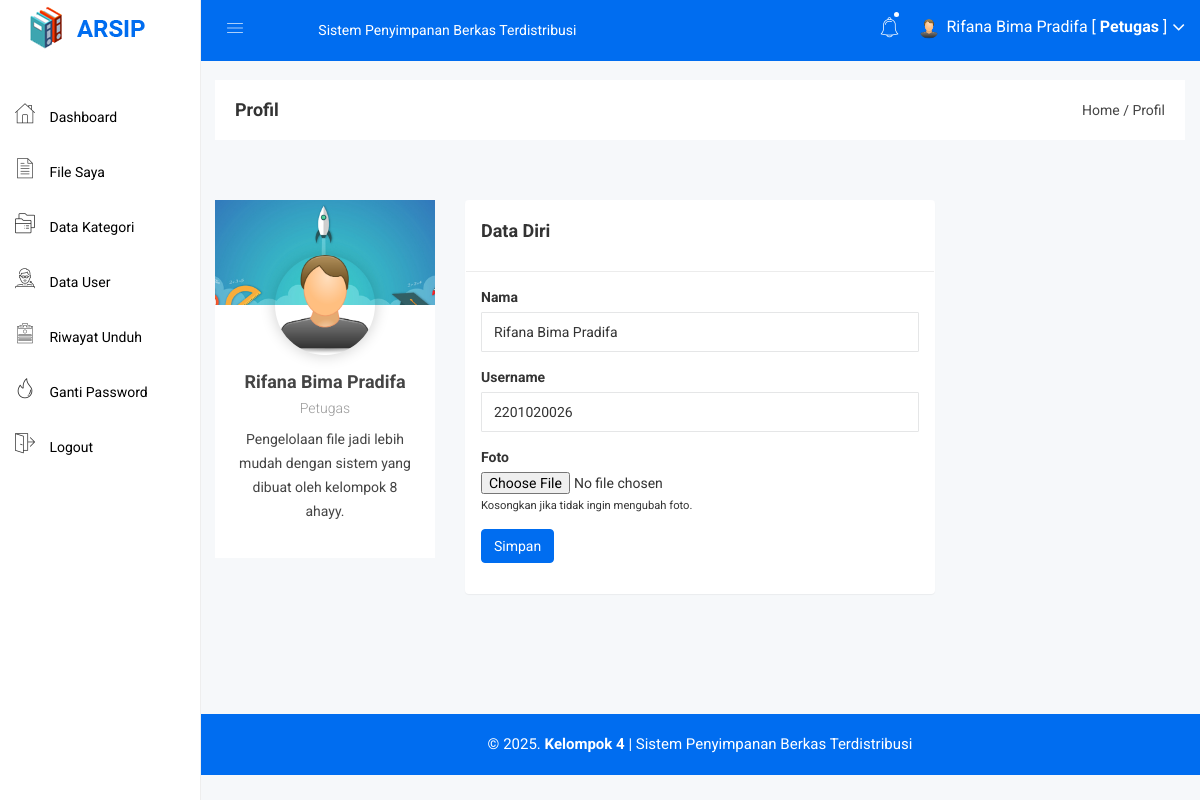
The app's page /petugas/profil.php (signed in), older data.
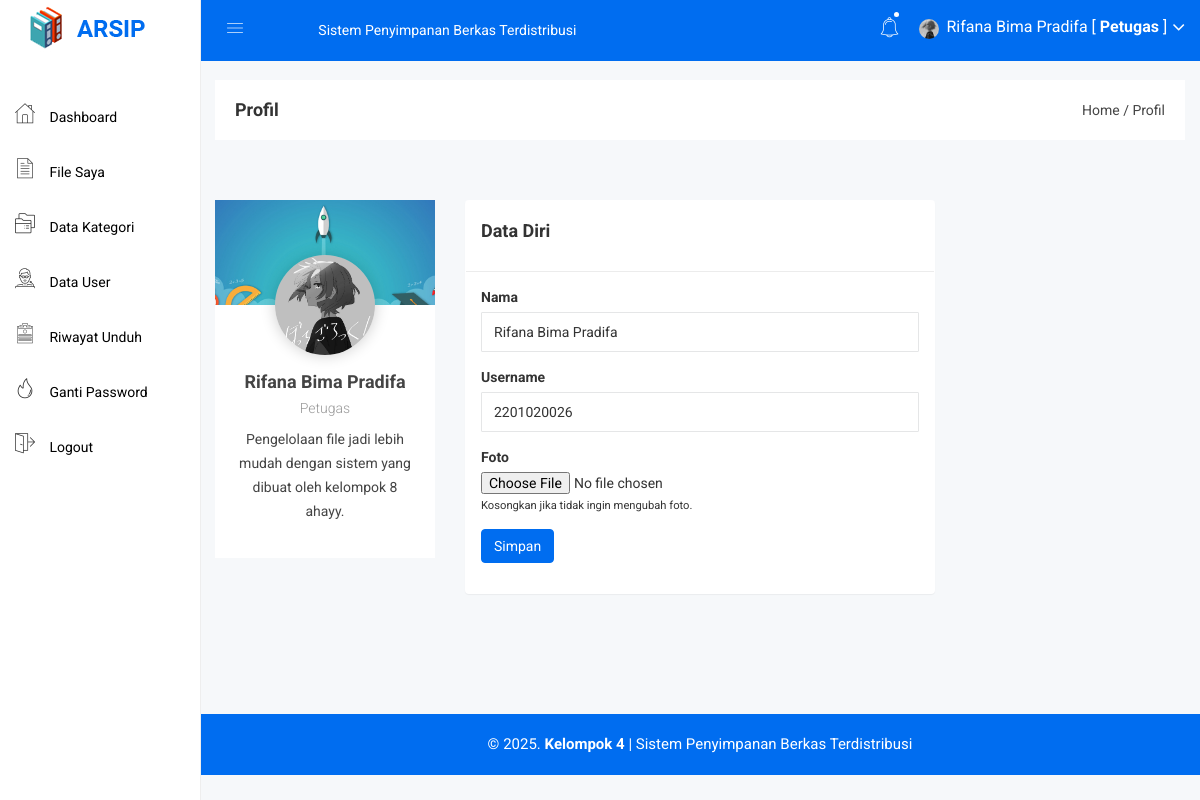
The same page, newer data.
### tables this page shows
CREATE TABLE `petugas` (
  `petugas_id` int(11) NOT NULL,
  `petugas_nama` varchar(255) NOT NULL,
  `petugas_username` varchar(255) NOT NULL,
  `petugas_password` varchar(255) NOT NULL,
  `petugas_foto` varchar(255) NOT NULL
);

### petugas/profil.php (the view, shortened to what the changed rows need)
<?php include 'header.php'; ?>
<div class="product-sales-area mg-tb-30">
    <div class="container-fluid">
        <div class="row">
            <div class="col-lg-3">
                <?php
                $id = $_SESSION['id'];
                $saya = mysqli_query($koneksi,"select * from petugas where petugas_id='$id'");
                $s = mysqli_fetch_assoc($saya);
                ?>
                <div class="single-cards-item">
                    <div class="single-product-text">
                        <?php
                        if($s['petugas_foto'] == ""){
                            ?>
                            <img class="img-user" src="../gambar/sistem/user.png">
                            <?php
                        }else{
                            ?>
                            <img class="img-user" src="../gambar/petugas/<?php echo $s['petugas_foto']; ?>">
                            <?php
                        }
                        ?>
                        <h4><a class="cards-hd-dn" href="#"><?php echo $s['petugas_nama']; ?></a></h4>
                        <h5>Petugas</h5>
                        <p class="ctn-cards">Pengelolaan file jadi lebih mudah dengan sistem yang dibuat oleh kelompok 8 ahayy.</p>
                    </div>
                </div>
            </div>
            <div class="col-lg-6">
                <div class="panel">
                    <div class="panel-body">
                        <form action="profil_act.php" method="post" enctype="multipart/form-data">
                            <div class="form-group">
                                <label>Nama</label>
                                <input type="text" class="form-control" placeholder="Masukkan Nama .." name="nama" required="required" value="<?php echo $s['petugas_nama'] ?>">
                            </div>
                            <div class="form-group">
                                <label>Username</label>
                                <input type="text" class="form-control" placeholder="Masukkan Username .." name="username" required="required" value="<?php echo $s['petugas_username'] ?>">
                            </div>
                        </form>
                    </div>
                </div>
            </div>
        </div>
    </div>
</div>
<?php include 'footer.php'; ?>

### petugas/header.php (shortened to what the changed rows need)
<!doctype html>
<html>
<head>
    <link rel="stylesheet" href="../assets/css/bootstrap.min.css">
    <link rel="stylesheet" href="../assets/css/font-awesome.min.css">
    <link rel="stylesheet" href="../assets/css/owl.carousel.css">
    <link rel="stylesheet" href="../assets/css/owl.theme.css">
    <link rel="stylesheet" href="../assets/css/owl.transitions.css">
    <link rel="stylesheet" href="../assets/css/animate.css">
    <link rel="stylesheet" href="../assets/css/normalize.css">
    <link rel="stylesheet" href="../assets/css/meanmenu.min.css">
    <link rel="stylesheet" href="../assets/css/main.css">
    <link rel="stylesheet" href="../assets/css/educate-custon-icon.css">
    <link rel="stylesheet" href="../assets/css/morrisjs/morris.css">
    <link rel="stylesheet" href="../assets/css/scrollbar/jquery.mCustomScrollbar.min.css">
    <link rel="stylesheet" href="../assets/css/metisMenu/metisMenu.min.css">
    <link rel="stylesheet" href="../assets/css/metisMenu/metisMenu-vertical.css">
    <link rel="stylesheet" href="../assets/css/calendar/fullcalendar.min.css">
    <link rel="stylesheet" href="../assets/css/calendar/fullcalendar.print.min.css">
    <link rel="stylesheet" href="../assets/style.css">
    <link rel="stylesheet" href="../assets/css/responsive.css">
    <link rel="stylesheet" href="../assets/css/style.css">
    <link rel="stylesheet" type="text/css" href="../assets/js/DataTables/datatables.css">
    <?php
    include '../koneksi.php';
    ?>
</head>
<body>
    <div class="all-content-wrapper">
        <div class="header-advance-area">
            <div class="header-top-area">
                <div class="container-fluid">
                    <div class="row">
                        <div class="col-lg-12 col-md-12 col-sm-12 col-xs-12">
                            <div class="header-top-wraper">
                                <div class="row">
                                    <div class="col-lg-6 col-md-6 col-sm-12 col-xs-12">
                                        <div class="header-right-info">
                                            <ul class="nav navbar-nav mai-top-nav header-right-menu">
                                            <li class="nav-item">
                                                <a href="#" data-toggle="dropdown" role="button" aria-expanded="false" class="nav-link dropdown-toggle">
                                                    <?php
                                                    $id_petugas = $_SESSION['id'];
                                                    $profil = mysqli_query($koneksi,"select * from petugas where petugas_id='$id_petugas'");
                                                    $profil = mysqli_fetch_assoc($profil);
                                                    if($profil['petugas_foto'] == ""){
                                                      ?>
                                                      <img src="../gambar/sistem/user.png" style="width: 20px;height: 20px">
                                                  <?php }else{ ?>
                                                    <img src="../gambar/petugas/<?php echo $profil['petugas_foto'] ?>" style="width: 20px;height: 20px">
                                                <?php } ?>
                                                <span class="admin-name"><?php echo $_SESSION['nama']; ?> [ <b>Petugas</b> ]</span>
                                                <i class="fa fa-angle-down edu-icon edu-down-arrow"></i>
                                            </a>
                                        </li>
                                    </ul>
                                </div>
                            </div>
                        </div>
                    </div>
                </div>
            </div>
        </div>
    </div>
</div>

Row changes from the older to the newer data that the page shows:
changed petugas "Rifana Bima Pradifa": petugas_foto: picture added
